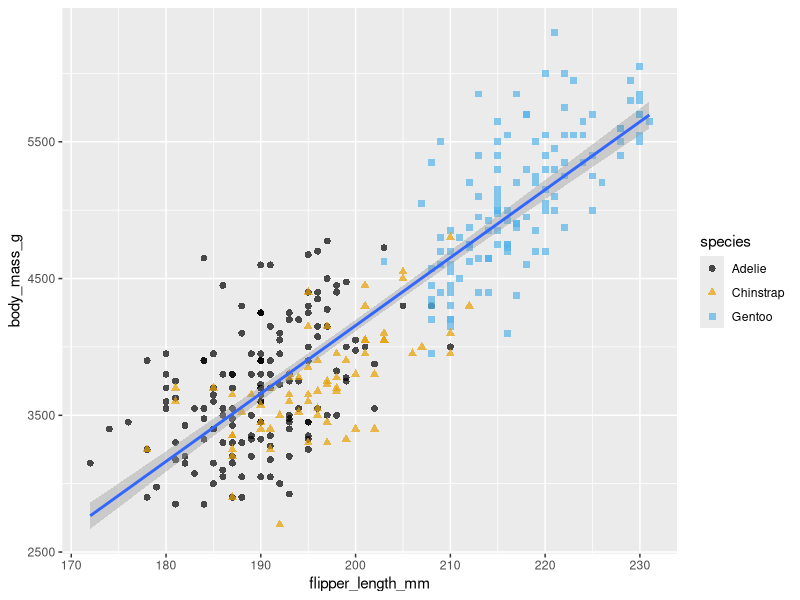
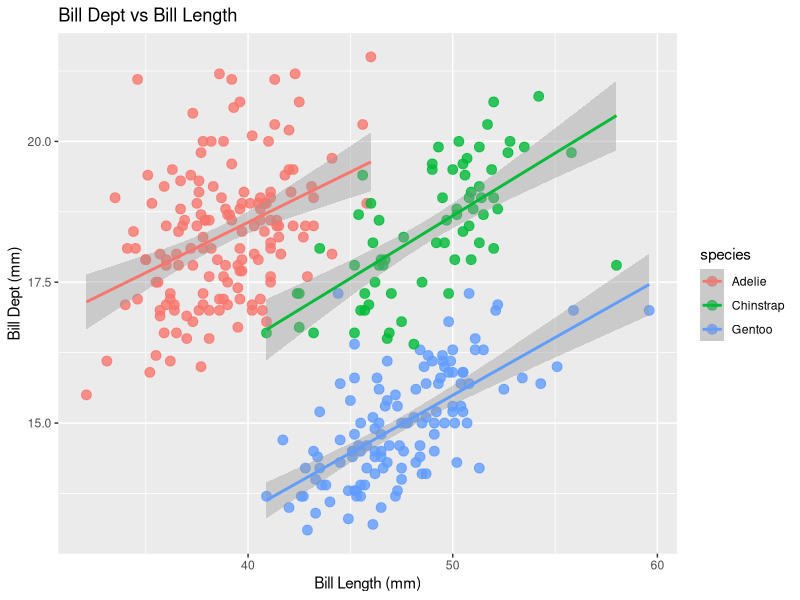
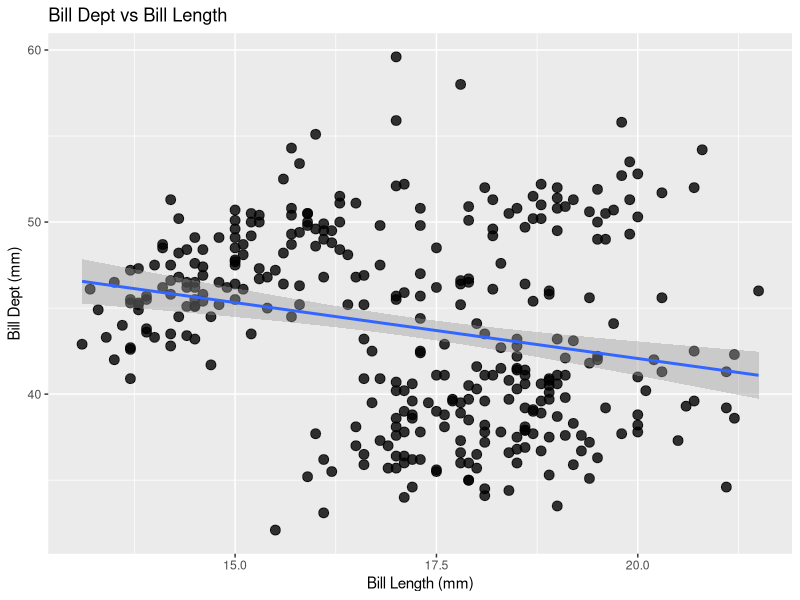
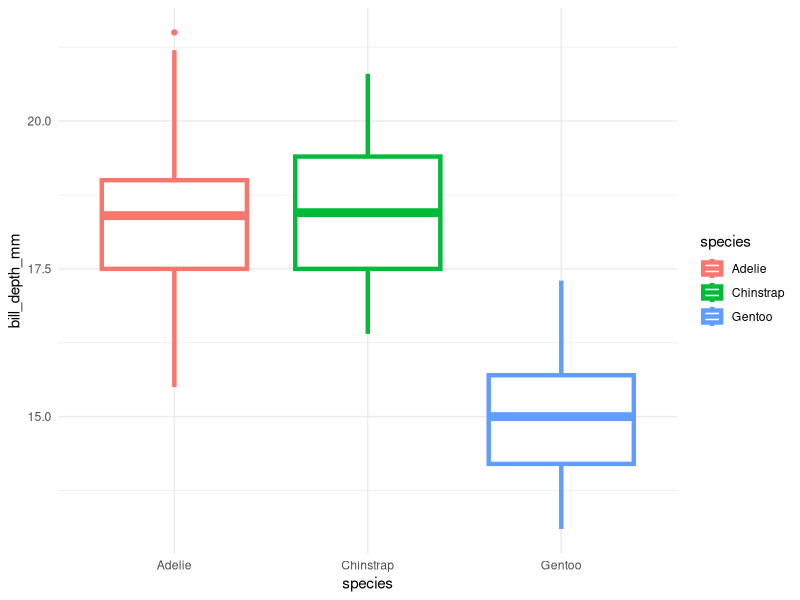

Write the R code that produced these figures, in order. (Note: this script raises an error after producing the figures.)
library(tidyverse)
#View(penguins)
# Load the packages
library(palmerpenguins)
library(ggplot2)
library(dplyr)
library(ggthemes)

# View the dataset
head(penguins)


# View Penguins Table
View(penguins)

# Check the structure
str(penguins)


# Get help on the dataset
?penguins

ggplot(data = penguins,
      # aes(x = flipper_length_mm, y = body_mass_g)
       mapping = aes(x = flipper_length_mm, y = body_mass_g)
       )+
        geom_point(size = 2, alpha = 0.7,mapping = aes(color = species, shape=species))+
        geom_smooth(method = "lm")+
  scale_color_colorblind()
  #scale_color_discrete()



# Q1. How many rows are in penguins? How many columns?
#Answer: The penguins data frame contains 344 rows (observations) and 8 columns (variables).
#This is stated in the text: “penguins contains 344

# Q2. What does the bill_depth_mm variable in the penguins data frame describe? Read
#the help for ?penguins to find out.
#Answer : The bill_depth_mm variable describes the depth (thickness) of a penguin’s bill (beak) in millimeters.

# Q3. Make a scatterplot of bill_depth_mm vs. bill_length_mm. That is, make a scat-
#  terplot with bill_depth_mm on the y-axis and bill_length_mm on the x-axis. De-
#  scribe the relationship between these two variables.


#A
ggplot(data = penguins,
       aes(x=bill_length_mm, y =bill_depth_mm, color =species)
       
) +
  geom_point(size =3, alpha = 0.8)+
  geom_smooth(method = "lm", se=TRUE) +
  labs(title= "Bill Dept vs Bill Length",
        x="Bill Length (mm)",
       y="Bill Dept (mm)")

#The RelationShip between x and y variable
#Adelie have more Bill Length
#Chinstrap has more or longer bill compared to the other species
#Gentoo has slightly more build Deps than Chintrap

#B
ggplot(data = penguins,
       aes(x=bill_depth_mm, y =bill_length_mm)
       
) +
  geom_point(size =3, alpha = 0.8)+
  geom_smooth(method = "lm", se=TRUE) +
  labs(title= "Bill Dept vs Bill Length",
       x="Bill Length (mm)",
       y="Bill Dept (mm)")
    #this shows how the plan moves across the points based on the dept and bills clustering.
    #NOT BEST TO SHOW THE RELAITONSHIP BETWN THE VARIABLES





#Q4. What happens if you make a scatterplot of species vs. bill_depth_mm? What
#might be a better choice of geom?


ggplot(data = penguins,
        mapping = aes(x=species, y=bill_depth_mm)
       )+
  geom_boxplot(size =1.5, mapping = aes(color = species))+theme_minimal()

    #BEST GEOM would be boxplot or geom_violin or even geom_jitter

# Q5. Why does the following give an error and how would you fix it?
    ggplot(data = penguins)+geom_point()
    #The code above would return and error because x and y aesthetics  (x and y coordinates)  was not defined. 
    #Only the penguins data was loaded
